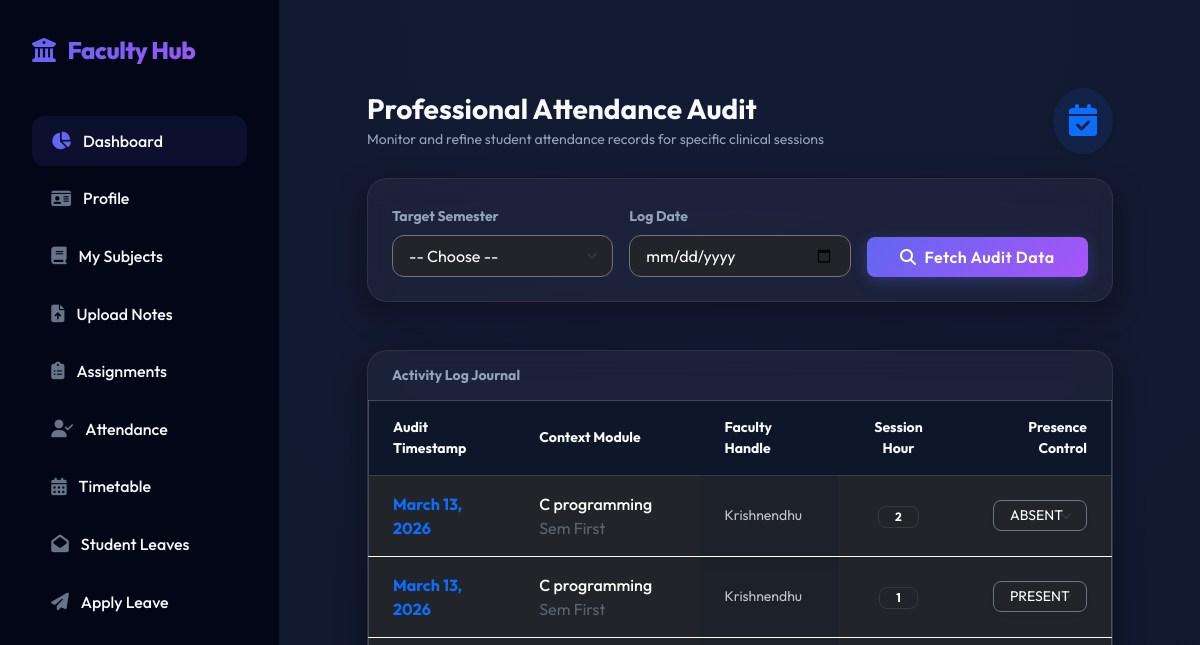
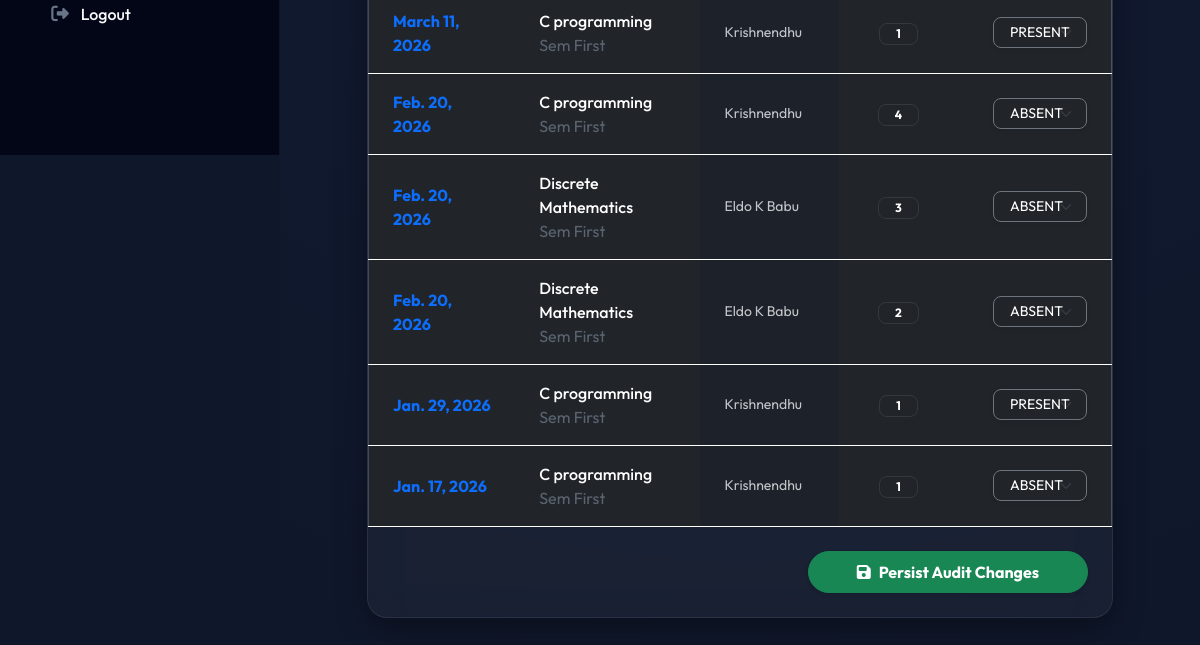
/Teacher/viewattendance/3, run on an earlier commit of the app's database (2 pictures, top to bottom).
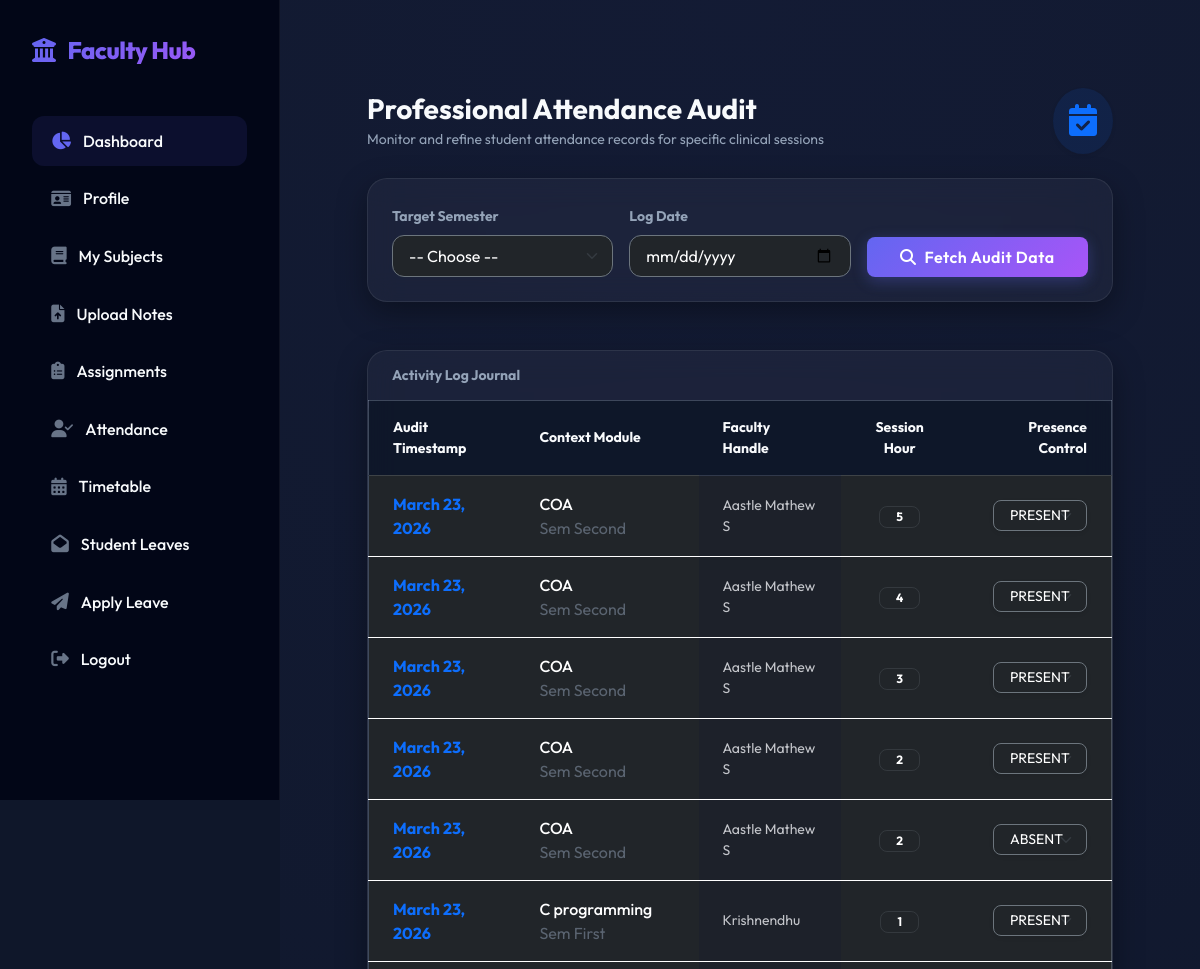
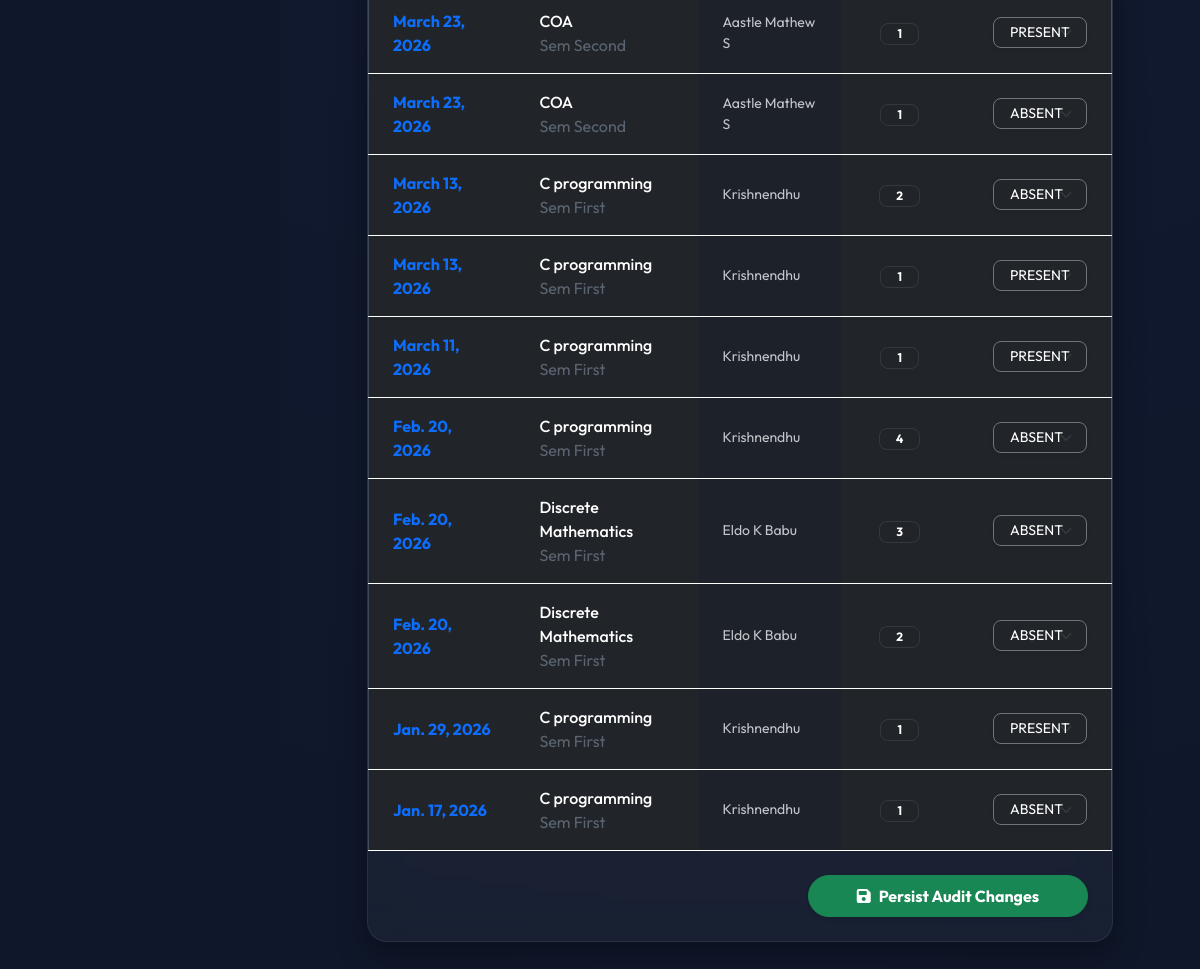
And on a later commit of the database (2 pictures, top to bottom).
### Teacher/models.py (models this page shows)
class tbl_attendance(models.Model):
    student = models.ForeignKey(tbl_student, on_delete=models.CASCADE)
    subject = models.ForeignKey(tbl_subject, on_delete=models.CASCADE)
    teacher = models.ForeignKey(tbl_teacher, on_delete=models.CASCADE)
    course = models.ForeignKey(tbl_course, on_delete=models.CASCADE)
    semester = models.ForeignKey(tbl_semester, on_delete=models.CASCADE)
    academicyear = models.ForeignKey(tbl_academicyear, on_delete=models.CASCADE)
    date = models.DateField(auto_now_add=True)
    hour = models.CharField(max_length=2)  # 1-5
    status = models.IntegerField(default=0)
    class Meta:
        unique_together = ('student', 'date', 'hour')

### Admin/models.py (models this page shows)
class tbl_subject(models.Model):
    subject_name=models.CharField(max_length=100)
    course = models.ForeignKey(tbl_course,on_delete=models.CASCADE)
    semester = models.ForeignKey(tbl_semester,on_delete=models.CASCADE)

class tbl_semester(models.Model):
    semester_name=models.CharField(max_length=50)

class tbl_teacher(models.Model):
    teacher_name=models.CharField(max_length=50)
    teacher_email=models.CharField(max_length=50)
    teacher_contact=models.CharField(max_length=50)
    teacher_role=models.CharField(max_length=50)
    teacher_gender=models.CharField(max_length=50)
    teacher_photo=models.FileField(upload_to="Assets/TeacherDocs/")
    teacher_password=models.CharField(max_length=50)
    department = models.ForeignKey(tbl_department,on_delete=models.CASCADE)

### Teacher/views.py (the view, shortened to what this page needs)
# urls.py: path("viewattendance/", views.viewattendance, name="viewattendance"),
def viewattendance(request, sid):
    studentdata = tbl_student.objects.get(id=sid)
    semesterdata = tbl_semester.objects.all()
    attendancedata = tbl_attendance.objects.filter(student=studentdata).order_by('-date','-hour')
    selected_semester = None
    selected_date = None
    return render(request, "Teacher/ViewAttendance.html", {
        "semesterdata": semesterdata,
        "attendancedata": attendancedata,
        "selected_semester": selected_semester,
        "selected_date": selected_date,
        "student": studentdata
    })

### Teacher/context_processors.py (called while the page is built)
def teacher_sidebar_context(request):
    is_class_teacher = False
    tid = request.session.get('tid')
    if tid:
        try:
            teacher = tbl_teacher.objects.get(id=tid)
            is_class_teacher = tbl_assignclass.objects.filter(teacher=teacher).exists()
        except tbl_teacher.DoesNotExist:
            is_class_teacher = False
    return {
        'is_class_teacher': is_class_teacher
    }

### Teacher/Templates/Teacher/ViewAttendance.html (shortened to what the changed rows need)
{% extends 'Teacher/Head.html' %}
{% load static %}
{% block content %}
<div class="container-fluid py-4">
    <div class="row pt-4 justify-content-center">
        <div class="col-lg-11">
            <div class="d-flex align-items-center justify-content-between mb-4">
                <div>
                    <h2 class="h3 fw-bold mb-1">Professional Attendance Audit</h2>
                </div>
            </div>
            <div class="card bg-white bg-opacity-5 border border-white border-opacity-10 rounded-4 shadow-sm overflow-hidden animate-fadeIn">
                <div class="table-responsive">
                    <form method="post" action="{% url 'Teacher:updateattendance' %}">
                        <table class="table table-dark table-hover mb-0 align-middle">
                            <thead class="bg-white bg-opacity-5 border-0">
                                <tr>
                                    <th class="px-4 py-3 border-0 small text-muted uppercase">Audit Timestamp</th>
                                    <th class="px-4 py-3 border-0 small text-muted uppercase">Context Module</th>
                                    <th class="px-4 py-3 border-0 small text-muted uppercase">Faculty Handle</th>
                                    <th class="px-4 py-3 border-0 small text-muted uppercase text-center">Session Hour</th>
                                    <th class="px-4 py-3 border-0 small text-muted uppercase text-end">Presence Control</th>
                                </tr>
                            </thead>
                            <tbody>
                                {% for a in attendancedata %}
                                <tr class="border-white border-opacity-5">
                                    <td class="px-4 py-3 fw-bold text-primary">{{ a.date }}</td>
                                    <td class="px-4 py-3">
                                        <div class="fw-medium">{{ a.subject.subject_name }}</div>
                                        <div class="smaller text-muted opacity-50">Sem {{ a.subject.semester.semester_name }}</div>
                                    </td>
                                    <td class="px-4 py-3 opacity-75 small">{{ a.teacher.teacher_name }}</td>
                                    <td class="px-4 py-3 text-center">
                                        <span class="badge bg-white bg-opacity-10 text-white border border-secondary border-opacity-25 px-3 py-1 rounded-3">{{ a.hour }}</span>
                                    </td>
                                    <td class="px-4 py-3 text-end">
                                        <select name="status_{{a.id}}" class="form-select form-select-sm bg-dark border-secondary text-white py-1 rounded-3 w-auto d-inline-block shadow-sm">
                                            <option value="1" {% if a.status == 1 %}selected{% endif %}>PRESENT</option>
                                            <option value="0" {% if a.status == 0 %}selected{% endif %}>ABSENT</option>
                                        </select>
                                    </td>
                                </tr>
                                {% endfor %}
                            </tbody>
                        </table>
                    </form>
                </div>
            </div>
        </div>
    </div>
</div>
{% endblock %}

What changed in the data, as far as the page shows it:
added tbl_attendance: date "March 23, 2026", subject.subject_name "COA", subject.semester.semester_name "Second", teacher.teacher_name "Aastle Mathew S", hour "5", status+id "PRESENT"
added tbl_attendance: date "March 23, 2026", subject.subject_name "COA", subject.semester.semester_name "Second", teacher.teacher_name "Aastle Mathew S", hour "4", status+id "PRESENT"
added tbl_attendance: date "March 23, 2026", subject.subject_name "COA", subject.semester.semester_name "Second", teacher.teacher_name "Aastle Mathew S", hour "3", status+id "PRESENT"
added tbl_attendance: date "March 23, 2026", subject.subject_name "COA", subject.semester.semester_name "Second", teacher.teacher_name "Aastle Mathew S", hour "2", status+id "PRESENT"
added tbl_attendance: date "March 23, 2026", subject.subject_name "COA", subject.semester.semester_name "Second", teacher.teacher_name "Aastle Mathew S", hour "2", status+id "ABSENT"
added tbl_attendance: date "March 23, 2026", subject.subject_name "C programming", subject.semester.semester_name "First", teacher.teacher_name "Krishnendhu", hour "1", status+id "PRESENT"
added tbl_attendance: date "March 23, 2026", subject.subject_name "COA", subject.semester.semester_name "Second", teacher.teacher_name "Aastle Mathew S", hour "1", status+id "PRESENT"
added tbl_attendance: date "March 23, 2026", subject.subject_name "COA", subject.semester.semester_name "Second", teacher.teacher_name "Aastle Mathew S", hour "1", status+id "ABSENT"
